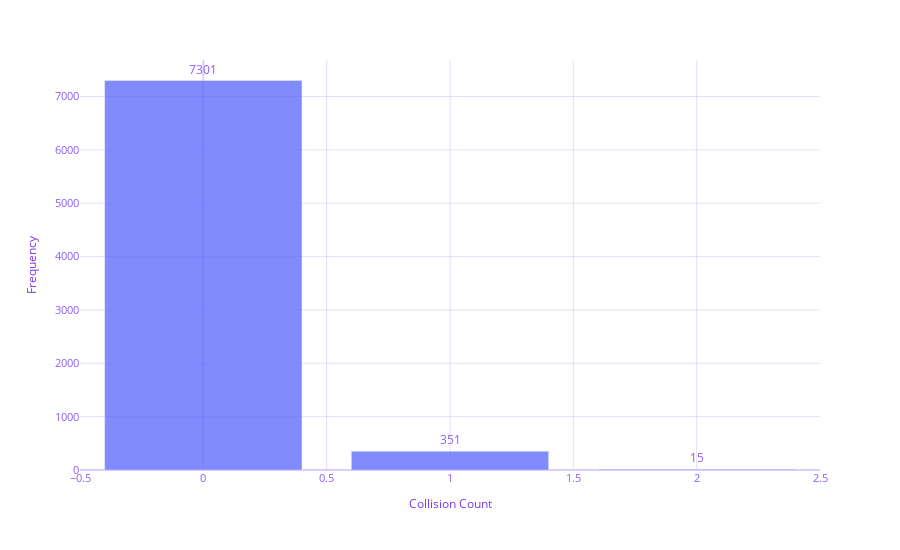

The cell this chart's notebook holds for it:
### Markdown cell above
## Target Variable Analysis

### Code cell
# Analyze target variable distribution
if 'collisions' in df.columns:
    target_col = 'collisions'
else:
    # Find likely target column
    likely_targets = [col for col in df.columns if 'collision' in col.lower() or 'target' in col.lower()]
    target_col = likely_targets[0] if likely_targets else df.columns[-1]
    
print(f"Target variable: {target_col}")
target_dist = df[target_col].value_counts().sort_index()
target_pct = df[target_col].value_counts(normalize=True).sort_index() * 100

print("\nTarget distribution:")
for val in target_dist.index:
    print(f"{val}: {target_dist[val]} ({target_pct[val]:.2f}%)")

# Create target distribution plot
app_color_palette = [
    'rgba(99, 110, 250, 0.8)',   # Blue
    'rgba(239, 85, 59, 0.8)',    # Red/Orange-Red
    'rgba(0, 204, 150, 0.8)',    # Green
    'rgba(171, 99, 250, 0.8)',   # Purple
    'rgba(255, 161, 90, 0.8)',   # Orange
    'rgba(25, 211, 243, 0.8)',   # Cyan
    'rgba(255, 102, 146, 0.8)',  # Pink
    'rgba(182, 232, 128, 0.8)',  # Light Green
    'rgba(255, 151, 255, 0.8)',  # Magenta
    'rgba(254, 203, 82, 0.8)'    # Yellow
]

fig_target = px.bar(
    x=target_dist.index, 
    y=target_dist.values,
    labels={'x': 'Collision Count', 'y': 'Frequency'},
    text=target_dist.values
)

fig_target.update_traces(
    marker=dict(color=app_color_palette[0]),
    texttemplate='%{text}',
    textposition='outside'
)

fig_target.update_layout(
    height=550,
    paper_bgcolor='rgba(0,0,0,0)',
    plot_bgcolor='rgba(0,0,0,0)',
    font=dict(color='#8B5CF6', size=12),
    title_font=dict(color='#7C3AED', size=16),
    xaxis=dict(
        gridcolor='rgba(139,92,246,0.2)',
        zerolinecolor='rgba(139,92,246,0.3)',
        tickfont=dict(color='#8B5CF6', size=11),
        title_font=dict(color='#7C3AED', size=12)
    ),
    yaxis=dict(
        gridcolor='rgba(139,92,246,0.2)',
        zerolinecolor='rgba(139,92,246,0.3)',
        tickfont=dict(color='#8B5CF6', size=11),
        title_font=dict(color='#7C3AED', size=12)
    ),
    legend=dict(font=dict(color='#8B5CF6', size=11))
)

fig_target.write_html(
    "/Users/yuvalheffetz/ds-agent-projects/session_5feb6ac6-f292-4d0c-9e41-ab6b3ffc14d6/research/plots/target_distribution.html", 
    include_plotlyjs=True, 
    config={'responsive': True, 'displayModeBar': False}
)

fig_target.show()

### Figure 1 — Plotly figure (JSON) as saved in the notebook; plotly's stock layout.template omitted (floating-point values rounded to 4 significant figures)
{"data": [{"hovertemplate": "Collision Count=%{x}<br>Frequency=%{y}<br>text=%{text}<extra></extra>", "legendgroup": "", "marker": {"color": "rgba(99, 110, 250, 0.8)", "pattern": {"shape": ""}}, "name": "", "orientation": "v", "showlegend": false, "text": [7301.0, 351.0, 15.0], "textposition": "outside", "texttemplate": "%{text}", "type": "bar", "x": [0, 1, 2], "xaxis": "x", "y": [7301, 351, 15], "yaxis": "y"}], "layout": {"barmode": "relative", "font": {"color": "#8B5CF6", "size": 12}, "height": 550, "legend": {"font": {"color": "#8B5CF6", "size": 11}, "tracegroupgap": 0}, "margin": {"t": 60}, "paper_bgcolor": "rgba(0,0,0,0)", "plot_bgcolor": "rgba(0,0,0,0)", "title": {"font": {"color": "#7C3AED", "size": 16}}, "xaxis": {"anchor": "y", "domain": [0.0, 1.0], "gridcolor": "rgba(139,92,246,0.2)", "tickfont": {"color": "#8B5CF6", "size": 11}, "title": {"font": {"color": "#7C3AED", "size": 12}, "text": "Collision Count"}, "zerolinecolor": "rgba(139,92,246,0.3)"}, "yaxis": {"anchor": "x", "domain": [0.0, 1.0], "gridcolor": "rgba(139,92,246,0.2)", "tickfont": {"color": "#8B5CF6", "size": 11}, "title": {"font": {"color": "#7C3AED", "size": 12}, "text": "Frequency"}, "zerolinecolor": "rgba(139,92,246,0.3)"}}}
